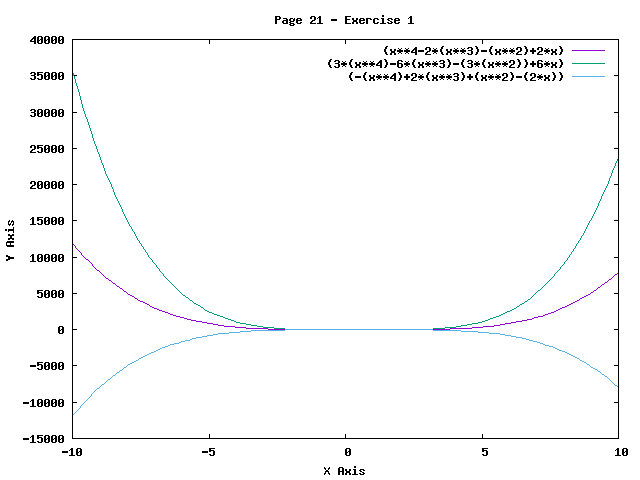

Here is the gnuplot script that generated this plot:
set term png
set output "21-1.png"

set title 'Page 21 - Exercise 1'
set xlabel 'X Axis'
set ylabel 'Y Axis'
plot (x**4-2*(x**3)-(x**2)+2*x),(3*(x**4)-6*(x**3)-(3*(x**2))+6*x),(-(x**4)+2*(x**3)+(x**2)-(2*x))



